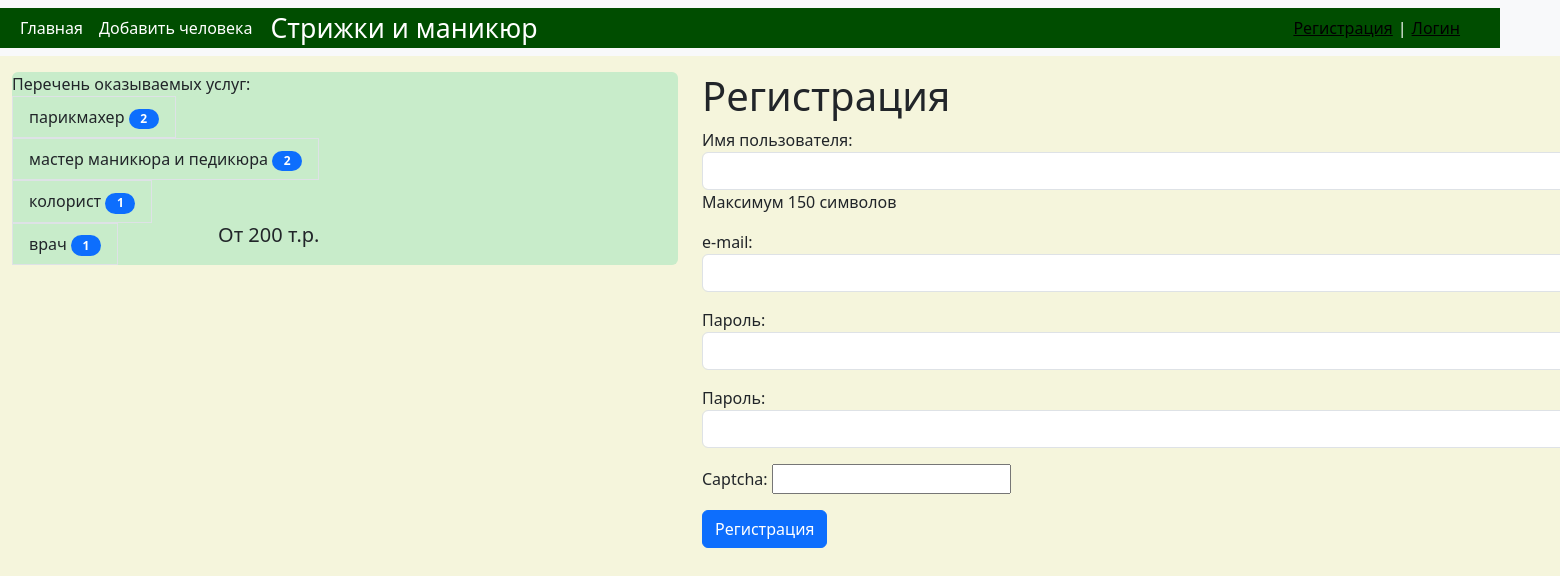
Screenshot of /register with the database file from the repository.
### homework/models.py (models this page shows)
class Profession(models.Model):
    title = models.CharField(max_length=150, db_index=True, verbose_name='Профессия')
    price = models.TextField(blank=True, verbose_name='Цена')
    def get_absolute_url(self):
        return reverse_lazy('Profession', kwargs={'profession_id': self.pk})
    class Meta:
        verbose_name = 'Профессия'
        verbose_name_plural = 'Профессии'
        ordering = ['id']

### homework/views.py (the view)
# urls.py: path('register', register, name='Register'),
def register(request):
    if request.method == 'POST':
        form = UserRegisterForm(request.POST)
        if form.is_valid():
            form.save()
            messages.success(request, 'Регистрация прошла успешно')
            user = form.save()
            login(request, user)
        else:
            messages.error(request, 'Ошибка регистрации')
    else:
        form = UserRegisterForm()
    return render(request, 'homework/register.html', {'form': form})

### homework/forms.py
class UserRegisterForm(UserCreationForm):
    username = forms.CharField(label='Имя пользователя', help_text='Максимум 150 символов',
                               widget=forms.TextInput(attrs={
                                   'class': 'form-control'}))
    password1 = forms.CharField(label='Пароль', widget=forms.PasswordInput(attrs={
        'class': 'form-control'}))
    password2 = forms.CharField(label='Пароль', widget=forms.PasswordInput(attrs={
        'class': 'form-control'}))
    email = forms.EmailField(label='e-mail', widget=forms.EmailInput(attrs={
        'class': 'form-control'}))
    captcha = CaptchaField()
    class Meta:
        model = User
        fields = ('username', 'email', 'password1', 'password2')

### homework/templatetags/human_tags.py (called while the page is built)
@register.simple_tag(name='get_list_profession')
def get_profession():
    return Profession.objects.annotate(cnt=Count('human'))

@register.inclusion_tag('homework/list_profession.html')
def show_professions(arg1='Перечень оказываемых', arg2='услуг:'):
    professions = cache.get('professions')
    if not professions:
        professions = Profession.objects.annotate(cnt=Count('human', filter=F('human__is_published'))).filter(cnt__gt=0)
        cache.set('professions', professions, 1)
    return {'professions': professions, 'arg1': arg1, 'arg2': arg2}

### homework/templates/homework/register.html (shortened to what this page needs)
{% extends 'base.html' %}
{% block sidebar %}
    {% include 'inc/_sidebarhome.html' %}
{% endblock %}
{% block content %}
    <h1>Регистрация</h1>
    <form method="post" style="width: 1000px">
        {{ form.as_p }}
        <button type="submit" class="btn btn-primary btn-block">Регистрация</button>
    </form>
{% endblock %}

### templates/base.html (shortened to what this page needs)
{% block _nav2 %}{% include 'inc/_nav2.html' %} {% endblock %}
{% load static %}
{% load cache %}
<!doctype html>
<html lang="en">
<head>
    <link href="{% static 'bootstrap/css/bootstrap.min.css' %}" rel="stylesheet">
    <link href="{% static 'css/style.css' %}" rel="stylesheet">
</head>
<body>
<div class="container mt-3" style="margin-left: 0px;">
    <div class="row" style="width: 1900px;">
        {% cache 1 sidebar %}
        <div class="col-md-4" style="width: 690px;">
            {% block sidebar %} SIDEBAR {% endblock %}
        </div>
        {% endcache %}
        <div class="col-md-8" style="width: 1200px;">
            {% block content %} CONTENT {% endblock %}
        </div>
    </div>
</div>
</body>
</html>

### templates/inc/_nav2.html (shortened to what this page needs)
<nav class="navbar navbar-expand-lg bg-body-tertiary">
    <div class="container-fluid" style="background: #004d00; color: white;">
        <div class="collapse navbar-collapse" id="navbarNav">
            <ul class="navbar-nav">
                <li class="nav-item">
                    <a class="nav-link active" aria-current="page" href="{% url 'Home' %}" style="color: white;">Главная</a>
                </li>
                <li class="nav-item">
                    <a class="nav-link" href="{% url 'Add_human' %}" style="color: white;">Добавить человека</a>
                </li>
                 <li class="nav-item">
                  <a style="margin-left: 10px; font-size: 20pt; color: white;">Стрижки и маникюр</a>
                </li>
            </ul>
        </div>
    </div>
    <span class="navbar-text" style="margin-right: 60px; width: 250px; display: flex; background: #004d00; color: white;">
        {% if request.user.is_authenticated %}
        <a style="color: white; padding-right: 10px"> Привет, {{ user.username|title }}! </a> | <a href="{% url 'Logout' %}" style="color: red; padding-left: 10px">Выйти</a>
        {% else %}
        <a href="{% url 'Register' %}" style="padding-right: 5px">Регистрация</a>  |  <a href="{% url 'Login' %}" style="padding-left: 5px">Логин</a>
        {% endif %}
    </span>
</nav>

### templates/inc/_sidebarhome.html
{% load human_tags %}
<div class="list-group" style='background-color: #c8ecca;'>
        {% show_professions %}
</div>

### homework/templates/homework/list_profession.html (shortened to what this page needs)
{% load human_tags %}
{{ arg1 }} {{ arg2 }}
{% for prof in professions %}
<div class="media" style="display: flex;">
    <div class="media-list-group">
        <a href="{{ prof.get_absolute_url }}" class="list-group-item list-group-item-action"
           style='background-color: #c8ecca'>{{ prof.title }}
            <span class="badge bg-primary rounded-pill" style="width:30px; color:white;">{{ prof.cnt }}</span></a>
    </div>
    <div class="media-body" style="margin-left: 100px">
        <h5 class="card-title">{{ prof.price }}</h5>
    </div>
</div>
{% endfor %}

### Salon/static/css/style.css (style rules this page uses)
body { background-color: beige; }

### rows the page displays
Profession: title "парикмахер", cnt "2"
Profession: title "мастер маникюра и педикюра", cnt "2"
Profession: title "колорист", cnt "1"
Profession: title "врач", cnt "1", price "Oт 200 т.р."

### other values shown
{{ arg1 }} "Перечень оказываемых"
{{ arg2 }} "услуг:"
